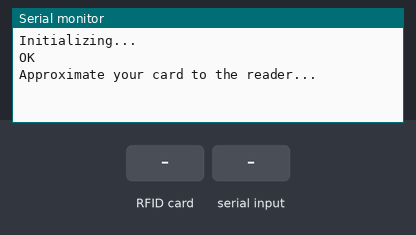
A sketch run on a simulated Arduino Uno, built with avr-gcc and run on an emulated ATmega328P. Shown: the last lines printed to the serial monitor. The test bench sets the inputs (shaded band). The modem accepts every AT command (registered, SIM ready, sends succeed) and sends nothing else.

Above: at 2.7 s.
2.8 s: RFID card A3 03 A7 1D held to the reader
At 4.2 s:
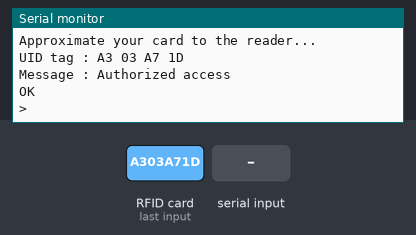
4.3 s: "A3 03 A7 1D" received over the second serial link
At 6.6 s:
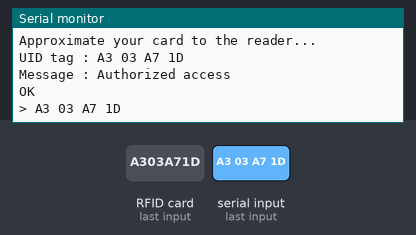
6.9 s: RFID card A3 48 E3 1B held to the reader
At 9.75 s:
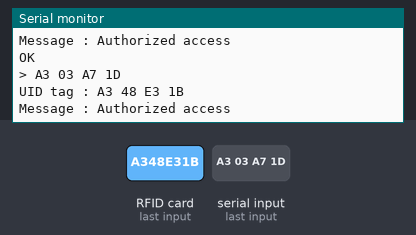
9.9 s: "A3 48 E3 1B" received over the second serial link
At 10.4 s:
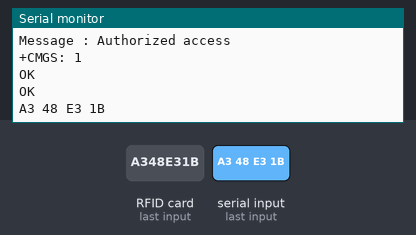

The sketch:

capstone.ino
```cpp
//Import library for the RFID reader
#include <SPI.h>
#include <MFRC522.h>
//Function to communicate with the GSM module
#include <SoftwareSerial.h>

SoftwareSerial mySerial(7, 8); //SIM module Tx and RX connect to pin 7 and pin 8
#define SS_PIN 10
#define RST_PIN 9
MFRC522 mfrc522(SS_PIN, RST_PIN);

void setup()
{
  //Begin serial communication between board and the IDE
  Serial.begin(9600);
  SPI.begin();
  //Start coms with the mfrc522 module
  mfrc522.PCD_Init();
  //Begin serial communication with Arduino and SIM900
  mySerial.begin(9600);

  Serial.println("Initializing...");
  delay(1000);
  mySerial.println("AT"); //Handshaking with SIM900
  updateSerial();
  Serial.println("Approximate your card to the reader...");
}

void loop()
{
  // Look for new cards
  if ( ! mfrc522.PICC_IsNewCardPresent())
  {
    return;
  }
  // Select one of the cards
  if ( ! mfrc522.PICC_ReadCardSerial())
  {
    return;
  }

  //Show UID on serial monitor
  Serial.print("UID tag :");
  String content= "";
  byte letter;
  for (byte i = 0; i < mfrc522.uid.size; i++)
  {
     Serial.print(mfrc522.uid.uidByte[i] < 0x10 ? " 0" : " ");
     Serial.print(mfrc522.uid.uidByte[i], HEX);
     content.concat(String(mfrc522.uid.uidByte[i] < 0x10 ? " 0" : " "));
     content.concat(String(mfrc522.uid.uidByte[i], HEX));
  }
  Serial.println();
  Serial.print("Message : ");
  content.toUpperCase();
  if (content.substring(1) == "A3 03 A7 1D")
  {
    Serial.println("Authorized access");
    mySerial.println("AT+CMGF=1"); // Configuring TEXT mode
    updateSerial();
    mySerial.println("AT+CMGS=\"+14162091515\"");//change ZZ with country code and xxxxxxxxxxx with phone number to sms
    updateSerial();
    delay(1000);
    mySerial.print(" You have a new bank statement available. Login securely online to view");
    updateSerial();
    mySerial.write(26); //The text message entered followed by a ‘Ctrl+z’ character is treated as SMS. ‘Ctrl+z’ is actually a 26th non-printing character described as ‘substitute’ in ASCII table. So, we need to send 26Dec (1AHex) once we send a message.
    Serial.println();
    delay(3000);
  }

 else  if(content.substring(1) == "A3 48 E3 1B") {
    Serial.println("Authorized access");
    mySerial.println("AT+CMGF=1"); // Configuring TEXT mode
    updateSerial();
    mySerial.println("AT+CMGS=\"+14379873973\"");//change ZZ with country code and xxxxxxxxxxx with phone number to sms
    updateSerial();
    mySerial.print(" Your OTP is 2054. Please call us immediately if this was not initiated by you. ");
    updateSerial();
    mySerial.write(26);
    //The text message entered followed by a ‘Ctrl+z’ character is treated as SMS. ‘Ctrl+z’ is actually a 26th non-printing character described as ‘substitute’ in ASCII table. So, we need to send 26Dec (1AHex) once we send a message.
    Serial.println();
    delay(3000);
  }
  else{
    Serial.println("Please Try again");
    mySerial.println("AT+CMGF=1"); // Configuring TEXT mode
    updateSerial();
    mySerial.println("AT+CMGS=\"+4379880676\"");//change ZZ with country code and xxxxxxxxxxx with phone number to sms
    updateSerial();
    mySerial.print(" Invalid access. Please contact your bank for further details. ");
    updateSerial();
    mySerial.write(26);
    //The text message entered followed by a ‘Ctrl+z’ character is treated as SMS. ‘Ctrl+z’ is actually a 26th non-printing character described as ‘substitute’ in ASCII table. So, we need to send 26Dec (1AHex) once we send a message.
    Serial.println();
    delay(3000);
  }
  delay(1000);
}

//Serial function to check if there is any incoming signal to the arduino from GSM module

void updateSerial()
{
  delay(500);
  while (Serial.available())
  {
    mySerial.write(Serial.read());//Forward what Serial received to Software Serial Port
  }
  while(mySerial.available())
  {
    Serial.write(mySerial.read());//Forward what Software Serial received to Serial Port
  }
}
```

Measured:
- after the input at 2.8 s, the serial monitor: prints a new line at once (image 1)
- after the input at 4.3 s, the serial monitor: prints a new line after 1.1 s (image 2)
- after the input at 6.9 s, the serial monitor: prints a new line after 2.5 s (image 3)
- after the input at 9.9 s, the serial monitor: prints a new line after 0.07 s (image 4)
